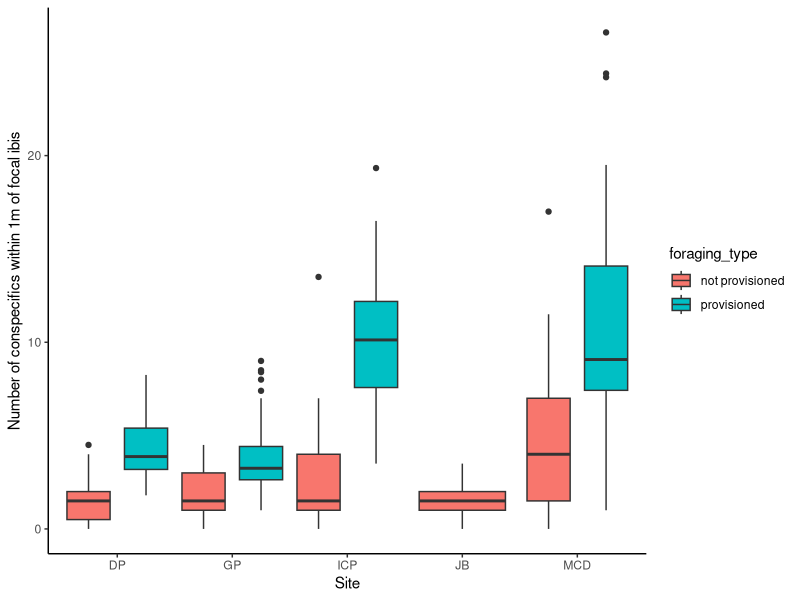
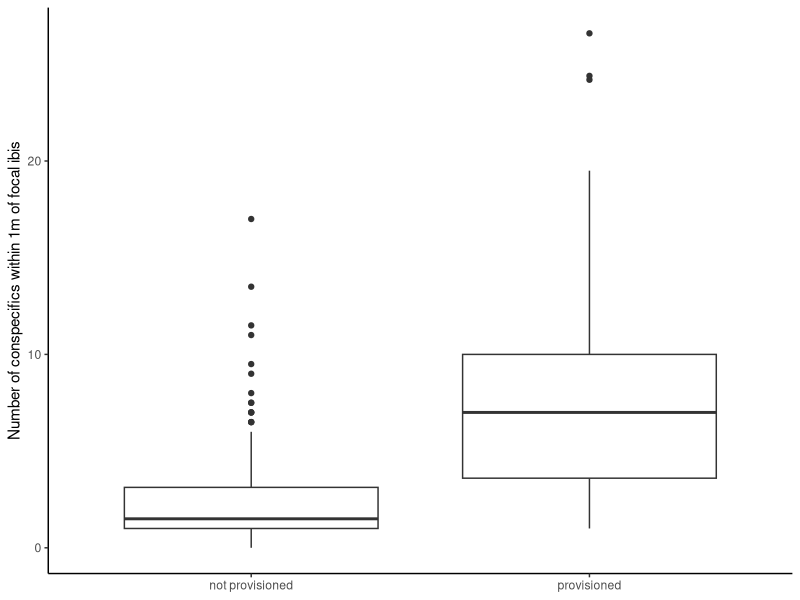
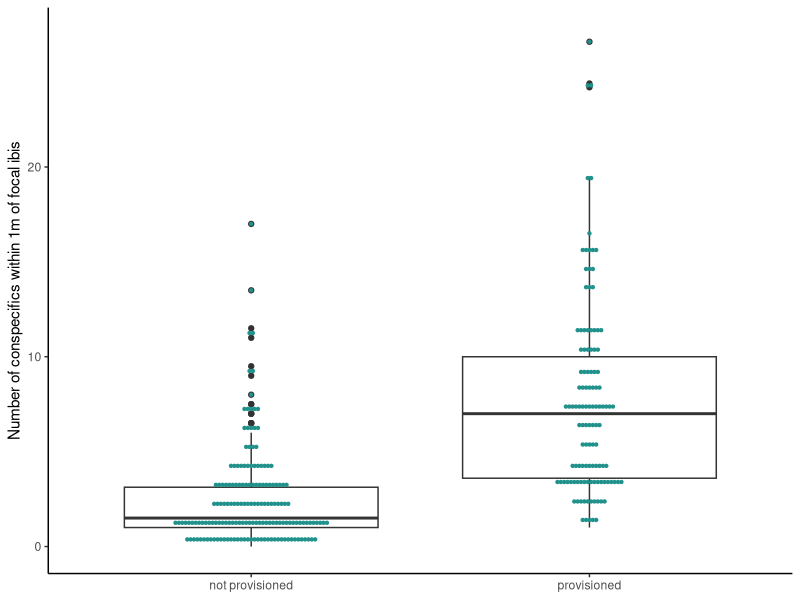
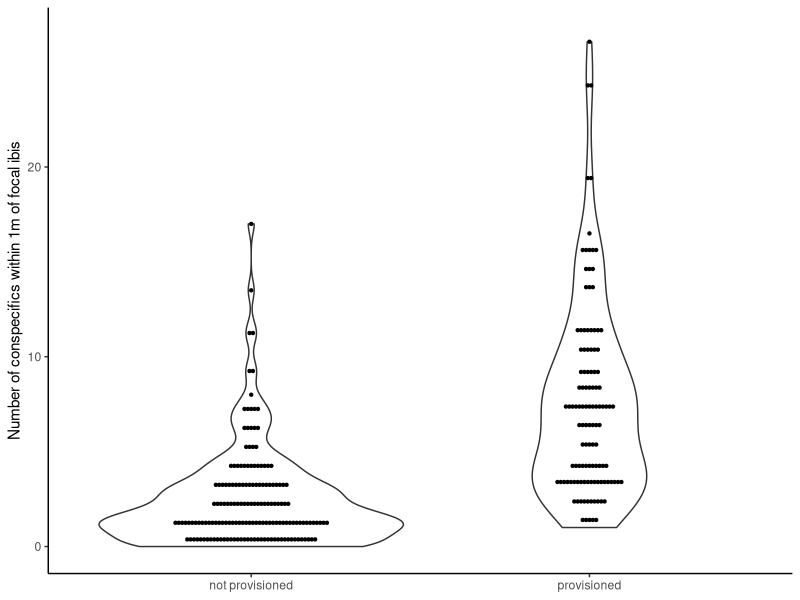
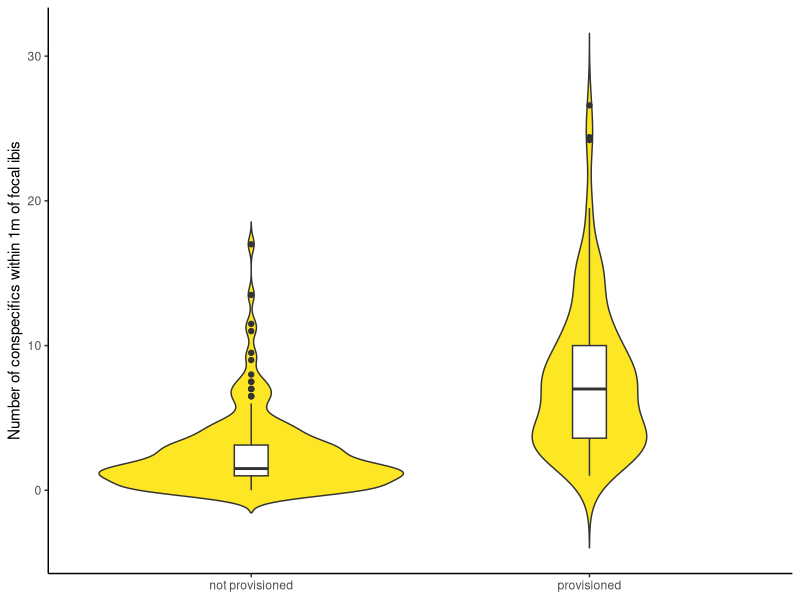
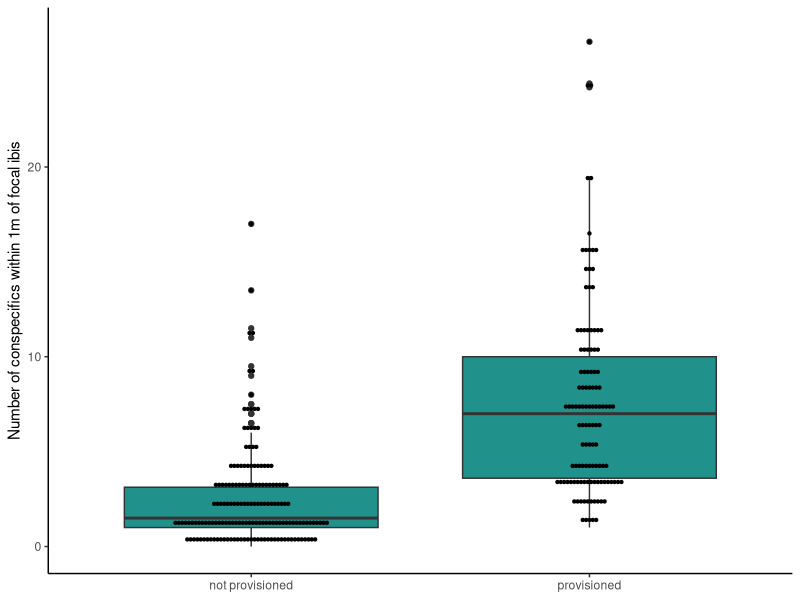
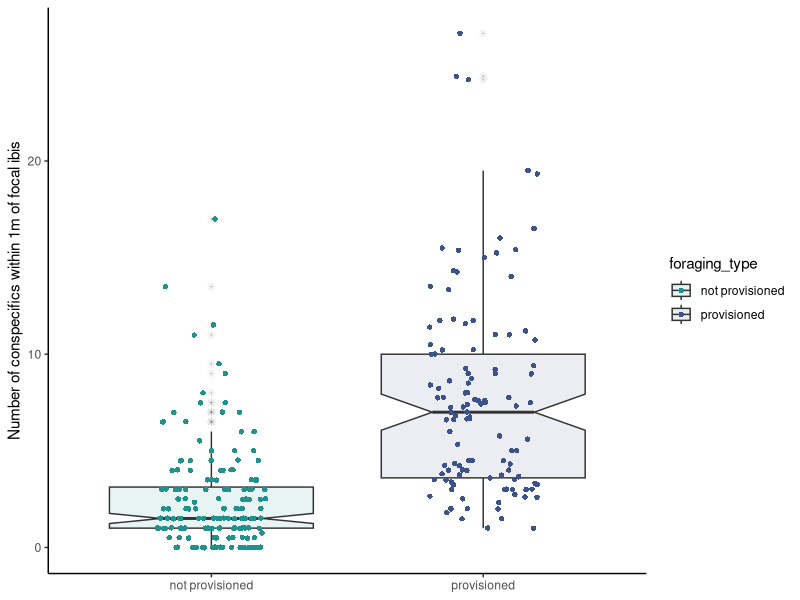
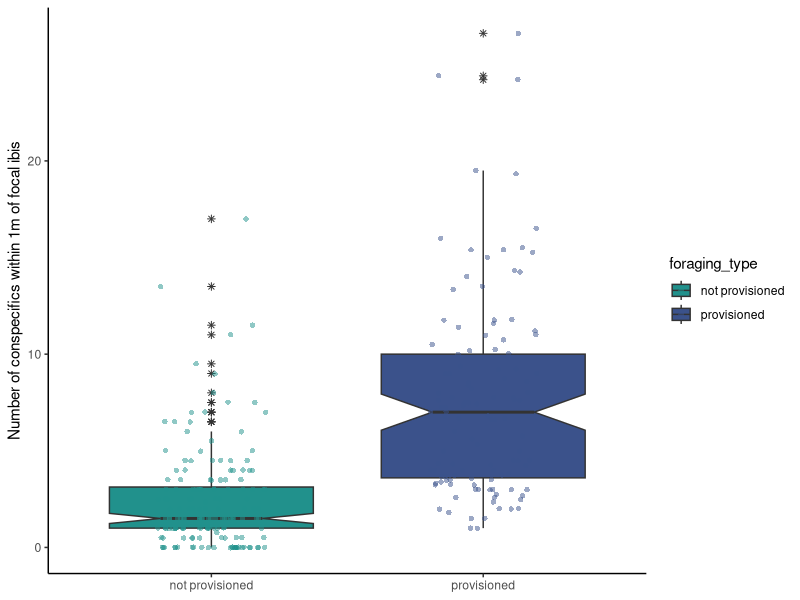

These charts were generated, in order, by the following R code:
## ---- chunk 1
#Load packages and data :-------
library(readxl)
library(tidyverse)
library(reshape2)
library(rstatix)
library(ggpubr)
library(gridExtra)

vid0<- read_excel("data/Ibis Behavior.xlsx",sheet = "1m_density")
vid <- read_excel("data/Ibis Behavior.xlsx",sheet = "1m_density")
vid<-dplyr::select(vid,site,date,vid_length,focalID,count_2m=`2m_density`,flock_size)
vid$count_2m<-as.numeric(vid$count_2m)
vid$uniqueID <- paste(vid$vid_ID,vid$vid_length,vid$focalID,sep='')
vid$focalID<-NULL #remove old focalID

vid_avg<-vid %>%drop_na() %>%  #drop rows with NA
  group_by(uniqueID) %>% 
  summarise(avg_count=mean(count_2m)) %>%#average by uniqueID 
  rename(focalID = uniqueID) #rename uniqueID to focalID for merging later


VIDsites <- dplyr::select(vid,site,focalID=uniqueID)
VIDsites <- unique(VIDsites)
vid_avg <- merge(vid_avg,VIDsites, by=c("focalID")) 

## ---- chunk 2
FFprox_1m <- read_excel("data/Summer 2019 Field Data.xlsx", 
                                          sheet = "proximity")
FFprox_1m <- dplyr::select(FFprox_1m, site, behavior_timeStamp,focalID, count_2m='1mCON')
FFprox_1m$count_2m<- as.numeric(FFprox_1m$count_2m)
#FFprox_1m$density_2m<-(FFprox_1m$count_2m)/(pi*(4^2))

FF_avg<-FFprox_1m %>%drop_na() %>%  #drop rows with NA
   group_by(focalID) %>% 
   summarise(avg_count=mean(count_2m))  


#add site back in:
FFsites <- dplyr::select(FFprox_1m,site,focalID)
FFsites <- unique(FFsites)
FF_avg <- merge(FF_avg,FFsites, by=c("focalID")) 

## ---- chunk 3

vid_avg$foraging_type <- "provisioned"
FF_avg$foraging_type <- "not provisioned"

count_1m <- rbind(vid_avg,FF_avg)  #merge two datasets together; 30 + 164

#write.csv(count_1m ,"merged_foraging_data.csv", row.names = FALSE) #writing this CSV to use for python class project

## ---- chunk 4
ggplot(count_1m, aes(x=site, y=avg_count, fill=foraging_type)) +
  geom_boxplot(position=position_dodge(1)) + theme_classic() +
  xlab("Site") + ylab("Number of conspecifics within 1m of focal ibis")

ggplot(count_1m, aes(x=foraging_type, y=avg_count)) +
  geom_boxplot(position=position_dodge(1)) + theme_classic() +
  ylab("Number of conspecifics within 1m of focal ibis") + theme(axis.title.x=element_blank())

ggplot(count_1m, aes(x=foraging_type, y=avg_count)) +
  geom_boxplot(position=position_dodge(1)) + theme_classic() +
  ylab("Number of conspecifics within 1m of focal ibis") + theme(axis.title.x=element_blank())+ geom_dotplot(binaxis='y', stackdir='center', dotsize=0.2,fill="#21918c",color="#21918c")

ggplot(count_1m, aes(x=foraging_type, y=avg_count)) +
  geom_violin() + theme_classic() +
  ylab("Number of conspecifics within 1m of focal ibis") + theme(axis.title.x=element_blank()) + geom_dotplot(binaxis='y', stackdir='center', dotsize=0.2)

ggplot(count_1m, aes(x=foraging_type, y=avg_count)) +
   geom_violin(trim=FALSE, fill="#fde725")+  geom_boxplot(width=0.1)+theme_classic() +
  ylab("Number of conspecifics within 1m of focal ibis") + theme(axis.title.x=element_blank())


ggplot(count_1m, aes(x=foraging_type, y=avg_count)) +
  geom_boxplot(position=position_dodge(1),fill="#21918c") + theme_classic() +
  ylab("Number of conspecifics within 1m of focal ibis") + theme(axis.title.x=element_blank())+ geom_dotplot(binaxis='y', stackdir='center', dotsize=0.2)


#notched boxplot
ggplot(count_1m, aes(x=foraging_type, y=avg_count)) +
  geom_boxplot(alpha = 0.1,outlier.shape=8,notch=TRUE,aes(fill=foraging_type)) + theme_classic() +
  ylab("Number of conspecifics within 1m of focal ibis") + theme(axis.title.x=element_blank())+geom_jitter(shape=16, position=position_jitter(0.2),aes(color=foraging_type,fill=foraging_type))+ 
  scale_color_manual(values=c("#21918c", "#3b528b"))+
  scale_fill_manual(values=c("#21918c", "#3b528b"))

ggplot(count_1m, aes(x=foraging_type, y=avg_count)) +
  geom_boxplot(outlier.shape=8,notch=TRUE,aes(fill=foraging_type)) + theme_classic() +
  ylab("Number of conspecifics within 1m of focal ibis") + theme(axis.title.x=element_blank())+geom_jitter(alpha = 0.5,shape=16, position=position_jitter(0.2),aes(color=foraging_type,fill=foraging_type))+ 
  scale_color_manual(values=c("#21918c", "#3b528b"))+
  scale_fill_manual(values=c("#21918c", "#3b528b"))

bplot<-ggplot(count_1m, aes(x=foraging_type, y=avg_count)) +
  geom_boxplot(outlier.shape=8,notch=TRUE) + theme_classic() +
  ylab("Number of conspecifics within 1m of focal ibis") + theme(axis.title.x=element_blank(),legend.position="none")+geom_jitter(alpha = 0.5,shape=16, position=position_jitter(0.3),aes(color=foraging_type,fill=foraging_type))+ 
  scale_color_manual(values=c("#21918c", "#440154"))+
  scale_fill_manual(values=c("#21918c", "#440154"))



hplot<-ggplot(count_1m, aes(x = avg_count)) +
  geom_histogram(aes(color = foraging_type, fill = foraging_type), 
                position = "identity", bins = 30, alpha = 0.4) +
  scale_color_manual(values = c("#21918c", "#440154")) + 
  scale_fill_manual(values = c("#21918c", "#440154")) +
  guides(fill=guide_legend(title=NULL),color=guide_legend(title=NULL))+
  labs(x="Number of conspecifics within 1m of focal ibis", y = "Number of Observations")+
  theme_classic()+theme(legend.position = c(0.7, 0.7)) 


grid.arrange(hplot,bplot, ncol=2) 

ggplot(count_1m, aes(x=foraging_type, y=avg_count)) +
  geom_boxplot(outlier.shape=8,notch=TRUE) + theme_classic() +
  ylab("Number of conspecifics within 1m of focal ibis") + theme(axis.title.x=element_blank(),legend.position="none")+geom_jitter(alpha = 0.5,shape=16, position=position_jitter(0.3),aes(color=foraging_type,fill=foraging_type))+ 
  scale_color_manual(values=c("#21918c", "#440154"))+
  scale_fill_manual(values=c("#21918c", "#440154"))

ggplot(count_1m, aes(x=foraging_type, y=avg_count)) +
  geom_boxplot(outlier.shape=8,notch=FALSE) + theme_classic() +
  ylab("Number of conspecifics within 1m of focal ibis") + theme(axis.title.x=element_blank(),legend.position="none")+geom_jitter(alpha = 0.5,shape=16, position=position_jitter(0.3),aes(color=foraging_type,fill=foraging_type))+ 
  scale_color_manual(values=c("#21918c", "#440154"))+
  scale_fill_manual(values=c("#21918c", "#440154"))

## ---- chunk 5

vid0 %>%drop_na(`2m_density`)%>%
  summarise(count_distinct = n_distinct(vid_ID)) #how many videos do I have tracked individuals from? 

count_1m %>%
  group_by(foraging_type) %>%
  get_summary_stats(avg_count, type = "mean_sd")

#check for outliers 
count_1m %>%
  group_by(foraging_type) %>%
  identify_outliers(avg_count) # a few extreme outliers

#check normality
count_1m %>%
  group_by(foraging_type) %>%
  shapiro_test(avg_count) #neither group is normally distributed 

ggplot(count_1m, aes(x = avg_count)) +
  geom_histogram(aes(color = foraging_type, fill = foraging_type), 
                position = "identity", bins = 30, alpha = 0.4) +
  scale_color_manual(values = c("#00AFBB", "#E7B800")) +
  scale_fill_manual(values = c("#00AFBB", "#E7B800"))

# Draw a qq plot by group- looks problematic 
ggqqplot(count_1m, x = "avg_count", facet.by = "foraging_type")

#data aren't normally distributed so going to do a Wilcoxon rank sum

w1<- wilcox.test(count_1m$avg_count ~ count_1m$foraging_type, conf.int=TRUE)

#calculate Z value:
Z = qnorm(w1$p.value)

Z 

#calculate r- sometimes called the effect size 
N=nrow(count_1m)
r = abs(Z)/sqrt(N)
names(r) = "r"
r

#try wilcox test using 'coin' package to see if I calculated Z score correctly
library(coin)

count_1m$foraging_type<-as.factor(count_1m$foraging_type)
w2 <- coin::wilcox_test(count_1m$avg_count ~ count_1m$foraging_type)
Z2 = as.numeric(statistic(w2, type="standardized"))
Z2

r2 = abs(Z2)/sqrt(N)
names(r2) = "r2"

r2

#both wilcox.test and wilcox_test produce very similar results. I am going to go with wilcox.test because it has a continuity correction and that seems good. 
## ---- chunk 6
count_1m$density <- count_1m$avg_count/(pi*(1^2))

compare<-count_1m %>%
  group_by(foraging_type) %>%
  get_summary_stats(density, type = "mean_sd")

compare$mean[2]/compare$mean[1] #surrounded by approx. 3x higher density  

((compare$mean[2]-compare$mean[1])/compare$mean[1])*100 #205% increase in flock size

compare2<-count_1m %>%
  group_by(foraging_type) %>%
  get_summary_stats(avg_count, type = "mean_sd")

compare2$mean[2]-compare2$mean[1] #surrounded by approx. 5 more individuals on average 
## ---- chunk 7
scan_FS<-read_excel("data/Summer 2019 Field Data.xlsx", 
                      sheet = "Flock Composition") #pull flock size data from flock scans
scan_FS <- dplyr::select(scan_FS, date, site,'ibis_count'=WHIB_total)

vid_FS <- read_excel("data/foraging video data.xlsx", 
                                       sheet = "data") #pull flock size data from foraging videos
vid_FS <- dplyr::select(vid_FS,date, site,'ibis_count'=flock_size)

#fix date for both these dataframes:

scan_FS$date <- as.character(scan_FS$date)
vid_FS$date <- as.character(vid_FS$date)
scan_FS$flock <- "full"
vid_FS$flock <- "in_video"
flock_size_comp <- rbind(scan_FS,vid_FS)
## ---- chunk 8
ggplot(flock_size_comp, aes(x=date, y=ibis_count)) +
  geom_point(aes(shape=flock, color=site)) +
  theme(legend.position="top") + theme_classic() +
  theme(axis.text.x = element_text(angle = 90, vjust = 0.5, hjust=1))
## ---- chunk 9
head(flock_size_comp)

#+++++++++++++++++++++++++
# Function to calculate the mean and the standard deviation
  # for each group
#+++++++++++++++++++++++++
# data : a data frame
# varname : the name of a column containing the variable
  #to be summariezed
# groupnames : vector of column names to be used as
  # grouping variables
data_summary <- function(data, varname, groupnames){
  require(plyr)
  summary_func <- function(x, col){
    c(mean = mean(x[[col]], na.rm=TRUE),
      sd = sd(x[[col]], na.rm=TRUE))
  }
  data_sum<-ddply(data, groupnames, .fun=summary_func,
                  varname)
  data_sum <- rename(data_sum, c("mean" = varname))
 return(data_sum)
}

library(plyr)
library(dplyr)
df2 <- data_summary(flock_size_comp, varname="ibis_count", 
                    groupnames=c("date", "site","flock"))

## ---- chunk 10
ggplot(df2, aes(x=date, y=ibis_count, fill=flock)) + 
  geom_bar(stat="identity", color="black", 
           position=position_dodge()) +
  geom_errorbar(aes(ymin=ibis_count-sd, ymax=ibis_count+sd), width=.2,
                 position=position_dodge(.9)) + theme_classic() +
  theme(axis.text.x = element_text(angle = 90, vjust = 0.5, hjust=1)) 
